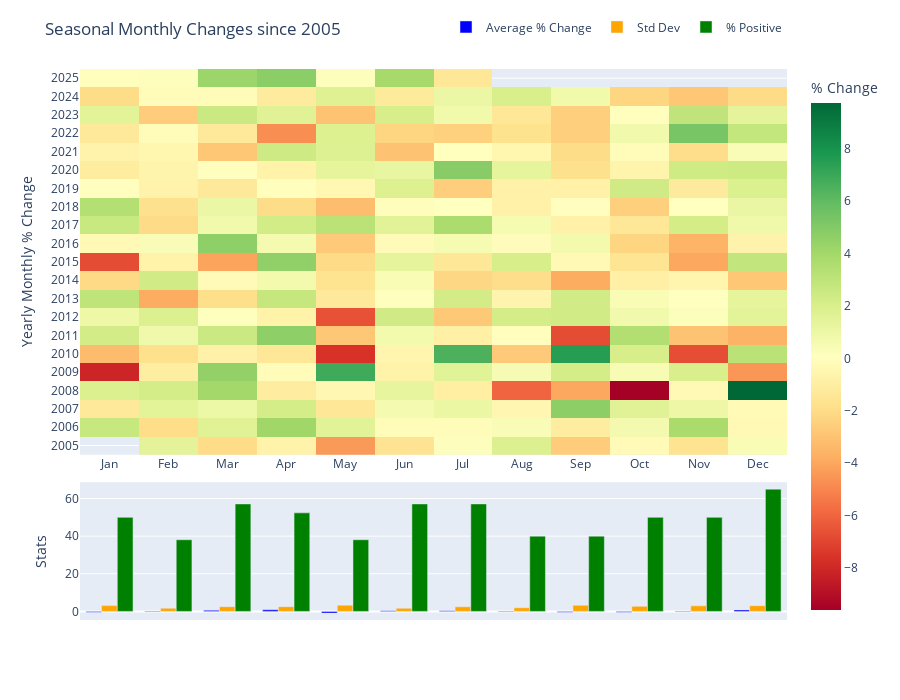

The notebook cell saved with this chart:
### Code cell
import pandas as pd
import numpy as np
import plotly.express as px
import plotly.graph_objects as go

def seasonality_monthly(df, start_year=2015, ignore_months=None):
    """
    Tính seasonal tendency theo tháng từng năm và vẽ heatmap cùng thống kê.

    Parameters:
    - df: DataFrame có 'time' (datetime), 'close' (float)
    - start_year: năm bắt đầu tính toán (bao gồm)
    - ignore_months: list các tháng dạng 'YYYY-MM' để loại bỏ (vd: ['2020-03', '2021-07'])

    Returns:
    - heatmap figure, stats DataFrame
    """
    # Xử lý datetime
    df['time'] = pd.to_datetime(df['time'])
    df = df[df['time'].dt.year >= start_year].copy()

    # Loại bỏ tháng bị ignore nếu có
    if ignore_months:
        ignore_months = set(ignore_months)
        df['year_month'] = df['time'].dt.strftime('%Y-%m')
        df = df[~df['year_month'].isin(ignore_months)]

    # Sắp xếp theo thời gian
    df = df.sort_values('time').reset_index(drop=True)

    # Tính % thay đổi tháng so với tháng trước
    df['pct_change'] = df['close'].pct_change() * 100

    # Tạo cột năm và tháng
    df['year'] = df['time'].dt.year
    df['month'] = df['time'].dt.month

    # Tạo ma trận: index là năm, columns là tháng, giá trị là % change
    pivot = df.pivot(index='year', columns='month', values='pct_change')

    # Thống kê từng tháng theo năm: trung bình, độ lệch chuẩn, % positive
    monthly_avg = pivot.mean(axis=0)
    monthly_std = pivot.std(axis=0)
    monthly_pos_pct = (pivot > 0).sum(axis=0) / pivot.count(axis=0) * 100

    # Tạo heatmap
    month_names = ['Jan', 'Feb', 'Mar', 'Apr', 'May', 'Jun',
                   'Jul', 'Aug', 'Sep', 'Oct', 'Nov', 'Dec']

    fig = go.Figure(data=go.Heatmap(
        z=pivot.values,
        x=month_names,
        y=pivot.index.astype(str),
        colorscale='RdYlGn',
        colorbar=dict(title='% Change'),
        hovertemplate='Year: %{y}<br>Month: %{x}<br>Change: %{z:.2f}%' 
    ))

    # Vẽ thêm các thống kê bên dưới heatmap dưới dạng biểu đồ cột
    fig.add_trace(go.Bar(
        x=month_names,
        y=monthly_avg,
        name='Average % Change',
        marker_color='blue',
        yaxis='y2'
    ))
    fig.add_trace(go.Bar(
        x=month_names,
        y=monthly_std,
        name='Std Dev',
        marker_color='orange',
        yaxis='y2'
    ))
    fig.add_trace(go.Bar(
        x=month_names,
        y=monthly_pos_pct,
        name='% Positive',
        marker_color='green',
        yaxis='y2'
    ))

    # Cấu hình trục y thứ 2 để vẽ thống kê
    fig.update_layout(
        title=f'Seasonal Monthly Changes since {start_year}',
        yaxis=dict(title='Yearly Monthly % Change', domain=[0.3, 1]),
        yaxis2=dict(title='Stats', domain=[0, 0.25], anchor='x'),
        barmode='group',
        height=700,
        legend=dict(orientation='h', yanchor='bottom', y=1.05, xanchor='right', x=1),
        margin=dict(t=50)
    )

    # Dữ liệu thống kê trả về
    stats_df = pd.DataFrame({
        'Month': month_names,
        'Average % Change': monthly_avg.values,
        'Std Dev': monthly_std.values,
        '% Positive': monthly_pos_pct.values
    })

    return fig, stats_df

# Ví dụ sử dụng:
import pandas as pd

# Giả sử eurusd_D là DataFrame của bạn, đã có cột time dạng datetime với timezone


fig, stats = seasonality_monthly(eurusd_M, start_year=2005)
fig.show()
print(stats)

### Figure 1 — Plotly figure (JSON) as saved in the notebook; plotly's stock layout.template omitted (floating-point values rounded to 4 significant figures; data arrays with more than 128 entries replaced by an {"elided": "..."} marker saying what was removed)
{"data": [{"colorbar": {"title": {"text": "% Change"}}, "colorscale": [[0, "rgb(165,0,38)"], [0.1, "rgb(215,48,39)"], [0.2, "rgb(244,109,67)"], [0.3, "rgb(253,174,97)"], [0.4, "rgb(254,224,139)"], [0.5, "rgb(255,255,191)"], [0.6, "rgb(217,239,139)"], [0.7, "rgb(166,217,106)"], [0.8, "rgb(102,189,99)"], [0.9, "rgb(26,152,80)"], [1, "rgb(0,104,55)"]], "hovertemplate": "Year: %{y}<br>Month: %{x}<br>Change: %{z:.2f}%", "type": "heatmap", "x": ["Jan", "Feb", "Mar", "Apr", "May", "Jun", "Jul", "Aug", "Sep", "Oct", "Nov", "Dec"], "y": ["2005", "2006", "2007", "2008", "2009", "2010", "2011", "2012", "2013", "2014", "2015", "2016", "2017", "2018", "2019", "2020", "2021", "2022", "2023", "2024", "2025"], "z": {"elided": "21x12 float values"}}, {"marker": {"color": "blue"}, "name": "Average % Change", "type": "bar", "x": ["Jan", "Feb", "Mar", "Apr", "May", "Jun", "Jul", "Aug", "Sep", "Oct", "Nov", "Dec"], "y": [-0.4368, -0.3433, 0.5943, 0.8521, -0.9209, 0.3546, 0.375, -0.302, -0.4248, -0.4404, -0.2922, 0.7905], "yaxis": "y2"}, {"marker": {"color": "orange"}, "name": "Std Dev", "type": "bar", "x": ["Jan", "Feb", "Mar", "Apr", "May", "Jun", "Jul", "Aug", "Sep", "Oct", "Nov", "Dec"], "y": [3.07, 1.657, 2.485, 2.508, 3.312, 1.632, 2.435, 1.935, 3.218, 2.685, 2.941, 3.014], "yaxis": "y2"}, {"marker": {"color": "green"}, "name": "% Positive", "type": "bar", "x": ["Jan", "Feb", "Mar", "Apr", "May", "Jun", "Jul", "Aug", "Sep", "Oct", "Nov", "Dec"], "y": [50.0, 38.1, 57.14, 52.38, 38.1, 57.14, 57.14, 40.0, 40.0, 50.0, 50.0, 65.0], "yaxis": "y2"}], "layout": {"barmode": "group", "height": 700, "legend": {"orientation": "h", "x": 1, "xanchor": "right", "y": 1.05, "yanchor": "bottom"}, "margin": {"t": 50}, "title": {"text": "Seasonal Monthly Changes since 2005"}, "yaxis": {"domain": [0.3, 1], "title": {"text": "Yearly Monthly % Change"}}, "yaxis2": {"anchor": "x", "domain": [0, 0.25], "title": {"text": "Stats"}}}}
